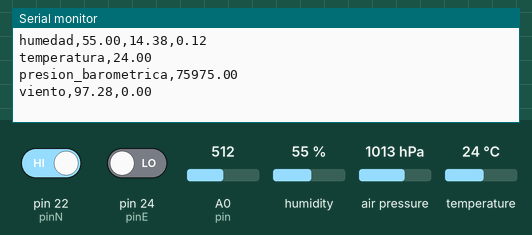
The sketch below on a simulated Arduino Mega 2560, built with avr-gcc and run on an emulated ATmega2560. Shown: the last lines printed to the serial monitor. The test bench sets the inputs (shaded band); at power-on: humidity 55 %, air pressure 1013 hPa, A0 (pin) = 512, pin 22 (pinN) HIGH, temperature 24 °C, pin 24 (pinE) LOW.

Above: at 1.2 s.
1.3 s: humidity set to 22 %
2.8 s: air pressure set to 952 hPa
4.3 s: A0 (pin) set to 539
At 6.3 s:
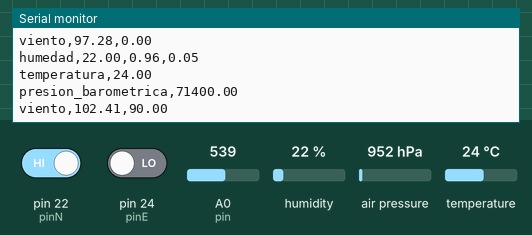
15.2 s: pin 22 (pinN) driven LOW
At 16.4 s:
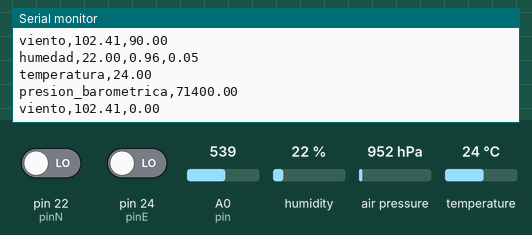
16.7 s: temperature set to 12 °C
18.2 s: air pressure set to 975 hPa
At 20.56 s:
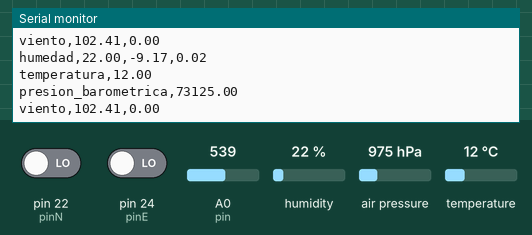
Timing chart, 0 to 20.7 s (numbered marks = the images above; inputs shaded):
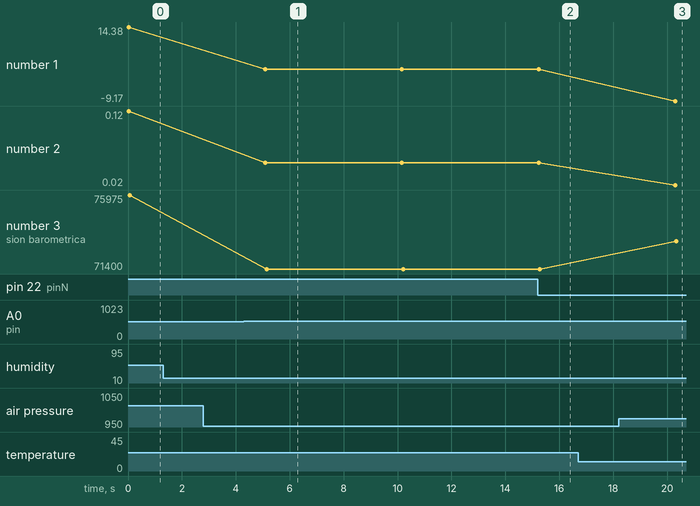

Measured:
- after the input at 4.3 s, the serial monitor: prints a new line after 0.87 s (image 1)
- after the input at 15.2 s, the serial monitor: prints a new line after 0.11 s (image 2)
- after the input at 18.2 s, the serial monitor: prints a new line after 2.1 s (image 3)
- plotted number 3: 71400 → 73125 after the input at 18.2 s

The sketch:

dht11-bmp180.ino
```cpp
// Incluimos librería
#include <DHT.h>
#include <Adafruit_BMP085.h>
#define DHTPIN 2
#define DHTTYPE DHT11

Adafruit_BMP085 bmp;
DHT dht(DHTPIN, DHTTYPE);

//Viento
int pin = A0;
int pinN = 22;
int pinE = 24;
int pinS = 26;
int pinO = 28;
float grados = 0;

void setup() {
  // Inicializamos comunicación serie
  Serial.begin(9600);

  pinMode(pin, INPUT);

  // Comenzar DHT y BMP
  dht.begin();
  if (!bmp.begin()) {
    Serial.println("Could not find a valid BMP085 sensor, check wiring!");
    while (1) {}
  }

}

void loop() {
  float temperatura =  dht.readTemperature();
  float humedad_relativa =  dht.readHumidity();
  float presion = bmp.readPressure();

  if (isnan(temperatura) || isnan(humedad_relativa)) {
    Serial.println("Error obteniendo los datos del sensor DHT11");
    return;
  }

  //Viento
  float voltaje = analogRead(pin);
  float velocity = voltaje * 0.190;

  float punto_rocio = pow(humedad_relativa / 100, 0.125) * (112 + 0.9 * temperatura) + (0.1 * temperatura) - 112;
  float humedad_absoluta = (humedad_relativa/100) * 6.112 * exp((17.67 * temperatura)/(temperatura + 243.5)) * 2.1674 / (273.15 + temperatura);

  Serial.println("humedad,"+String(humedad_relativa)+","+String(punto_rocio)+","+String(humedad_absoluta));
  Serial.println("temperatura,"+String(temperatura));
  Serial.println("presion_barometrica,"+String(presion*0.75));

  //Viento
  Serial.println("viento,"+String(velocity)+","+String(grados));

  //delay(5000);

  int contador = 0;
  while(contador < 1000){
    if(digitalRead(pinN)==0) {
      grados = 0;
    } else if(digitalRead(pinE)==0) {
      grados = 90;
    } else if(digitalRead(pinS)==0) {
      grados = 180;
    } else if(digitalRead(pinO)==0) {
      grados = 270;
    }
    contador++;
    delay(5);
  }

}
```
